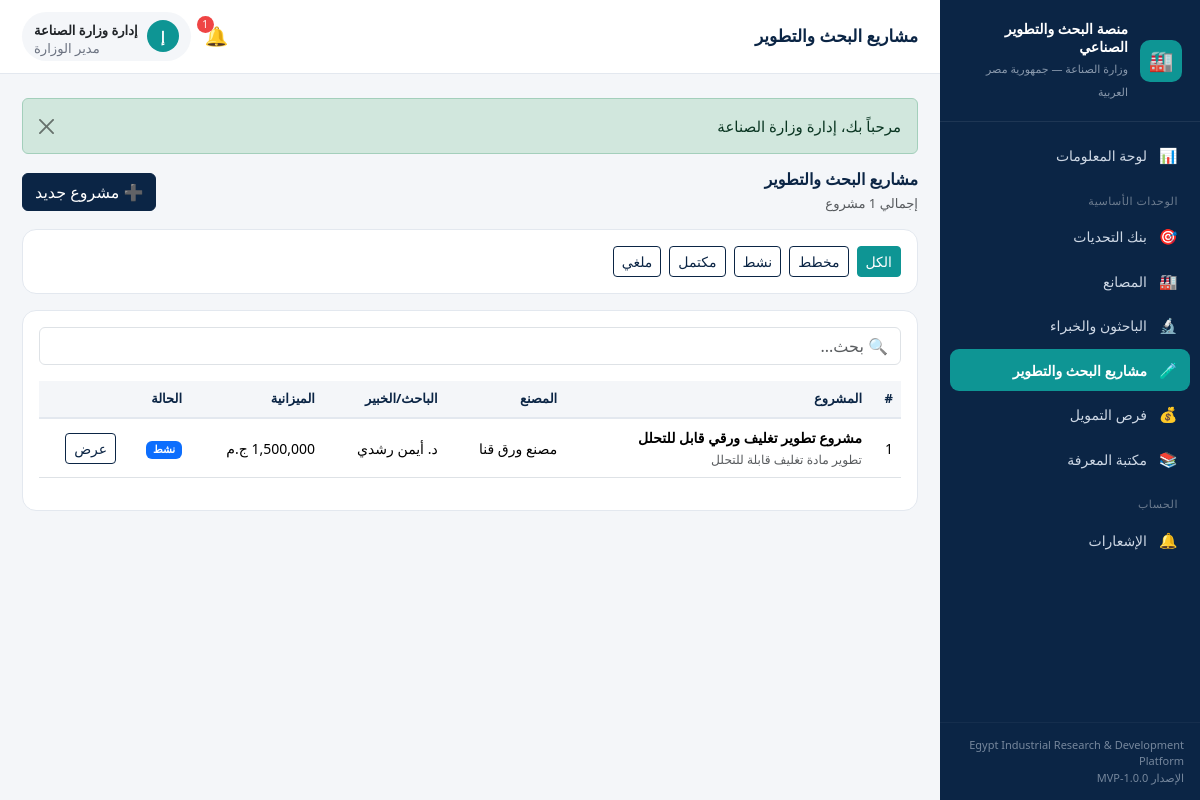
The app's page /public/project (signed in) with its own data.
### tables this page shows
CREATE TABLE `rd_projects` (
  `id`                    INT UNSIGNED NOT NULL AUTO_INCREMENT,
  `challenge_id`          INT UNSIGNED NULL,
  `factory_id`            INT UNSIGNED NULL,
  `researcher_profile_id` INT UNSIGNED NULL,
  `title`                 VARCHAR(220) NOT NULL,
  `start_date`            DATE NULL,
  `end_date`              DATE NULL,
  `budget_estimate`       DECIMAL(15,2) NULL,
  `status`                ENUM('planned','active','completed','cancelled') NOT NULL DEFAULT 'planned',
  `expected_outcome`      TEXT NULL,
  `actual_outcome`        TEXT NULL,
  `created_at`            DATETIME NOT NULL DEFAULT CURRENT_TIMESTAMP,
  PRIMARY KEY (`id`),
  KEY `idx_pr_status` (`status`),
  KEY `idx_pr_challenge` (`challenge_id`),
  KEY `idx_pr_factory` (`factory_id`),
  KEY `idx_pr_profile` (`researcher_profile_id`),
  CONSTRAINT `fk_pr_challenge` FOREIGN KEY (`challenge_id`) REFERENCES `challenges`(`id`) ON DELETE SET NULL,
  CONSTRAINT `fk_pr_factory` FOREIGN KEY (`factory_id`) REFERENCES `factories`(`id`) ON DELETE SET NULL,
  CONSTRAINT `fk_pr_profile` FOREIGN KEY (`researcher_profile_id`) REFERENCES `researcher_profiles`(`id`) ON DELETE SET NULL
);

CREATE TABLE `challenges` (
  `id`               INT UNSIGNED NOT NULL AUTO_INCREMENT,
  `factory_id`       INT UNSIGNED NULL,
  `created_by`       INT UNSIGNED NULL,
  `title`            VARCHAR(220) NOT NULL,
  `description`      TEXT NOT NULL,
  `sector_id`        INT UNSIGNED NULL,
  `priority`         ENUM('low','medium','high') NOT NULL DEFAULT 'medium',
  `expected_impact`  TEXT NULL,
  `needed_expertise` TEXT NULL,
  `status`           ENUM('pending','open','under_review','matched','in_progress','solved','rejected') NOT NULL DEFAULT 'pending',
  `created_at`       DATETIME NOT NULL DEFAULT CURRENT_TIMESTAMP,
  `updated_at`       DATETIME NULL,
  PRIMARY KEY (`id`),
  KEY `idx_ch_status` (`status`),
  KEY `idx_ch_sector` (`sector_id`),
  KEY `idx_ch_factory` (`factory_id`),
  CONSTRAINT `fk_ch_factory` FOREIGN KEY (`factory_id`) REFERENCES `factories`(`id`) ON DELETE SET NULL,
  CONSTRAINT `fk_ch_user` FOREIGN KEY (`created_by`) REFERENCES `users`(`id`) ON DELETE SET NULL,
  CONSTRAINT `fk_ch_sector` FOREIGN KEY (`sector_id`) REFERENCES `sectors`(`id`) ON DELETE SET NULL
);

CREATE TABLE `factories` (
  `id`                  INT UNSIGNED NOT NULL AUTO_INCREMENT,
  `user_id`             INT UNSIGNED NULL,
  `name`                VARCHAR(190) NOT NULL,
  `sector_id`           INT UNSIGNED NULL,
  `governorate_id`      INT UNSIGNED NULL,
  `contact_person`      VARCHAR(150) NULL,
  `email`               VARCHAR(190) NULL,
  `phone`               VARCHAR(40)  NULL,
  `products`            TEXT NULL,
  `main_challenges`     TEXT NULL,
  `energy_usage_level`  ENUM('low','medium','high') NOT NULL DEFAULT 'medium',
  `production_capacity` VARCHAR(190) NULL,
  `created_at`          DATETIME NOT NULL DEFAULT CURRENT_TIMESTAMP,
  PRIMARY KEY (`id`),
  KEY `idx_factories_sector` (`sector_id`),
  KEY `idx_factories_gov` (`governorate_id`),
  KEY `idx_factories_user` (`user_id`),
  CONSTRAINT `fk_factories_user` FOREIGN KEY (`user_id`) REFERENCES `users`(`id`) ON DELETE SET NULL,
  CONSTRAINT `fk_factories_sector` FOREIGN KEY (`sector_id`) REFERENCES `sectors`(`id`) ON DELETE SET NULL,
  CONSTRAINT `fk_factories_gov` FOREIGN KEY (`governorate_id`) REFERENCES `governorates`(`id`) ON DELETE SET NULL
);

CREATE TABLE `researcher_profiles` (
  `id`                 INT UNSIGNED NOT NULL AUTO_INCREMENT,
  `user_id`            INT UNSIGNED NULL,
  `profile_type`       ENUM('researcher','expert') NOT NULL DEFAULT 'researcher',
  `name`               VARCHAR(190) NOT NULL,
  `organization`       VARCHAR(190) NULL,
  `specialization`     VARCHAR(190) NOT NULL,
  `expertise_keywords` TEXT NULL,
  `previous_projects`  TEXT NULL,
  `email`              VARCHAR(190) NULL,
  `phone`              VARCHAR(40)  NULL,
  `governorate_id`     INT UNSIGNED NULL,
  `created_at`         DATETIME NOT NULL DEFAULT CURRENT_TIMESTAMP,
  PRIMARY KEY (`id`),
  KEY `idx_rp_type` (`profile_type`),
  KEY `idx_rp_gov` (`governorate_id`),
  KEY `idx_rp_user` (`user_id`),
  CONSTRAINT `fk_rp_user` FOREIGN KEY (`user_id`) REFERENCES `users`(`id`) ON DELETE SET NULL,
  CONSTRAINT `fk_rp_gov` FOREIGN KEY (`governorate_id`) REFERENCES `governorates`(`id`) ON DELETE SET NULL
);

### app/controllers/ProjectController.php (called while the page is built, shortened)
<?php
class ProjectController extends Controller
{
    public function index(): void
    {
        $projectM = $this->model('RDProject');
        $filters = [];
        $this->view('projects/index', [
            'projects' => $projectM->allWithRefs($filters),
        ]);
    }
}

### app/core/Router.php (called while the page is built, shortened)
<?php
class Router
{
    public function dispatch(): void
    {
        $url = $this->parseUrl();
        $action         = !empty($url[1]) ? $url[1] : 'index';
        $params         = array_slice($url, 2);
        $controller = new $controllerName();
        call_user_func_array([$controller, $action], $params);
    }
    private function parseUrl(): array
    {
        $url = $_GET['url'] ?? '';
        $url = rtrim($url, '/');
        $url = filter_var($url, FILTER_SANITIZE_URL);
        return explode('/', $url);
    }
}

### public/index.php (called while the page is built, shortened)
<?php
require_once APP_PATH . '/core/Database.php';
require_once APP_PATH . '/core/Model.php';
require_once APP_PATH . '/core/Router.php';
require_once APP_PATH . '/helpers/functions.php';
require_once APP_PATH . '/helpers/Auth.php';
$router = new Router();
$router->dispatch();

### app/helpers/Auth.php (called while the page is built, shortened)
<?php
class Auth
{
    public static function user(): ?array
    {
        return $_SESSION['user'] ?? null;
    }
    public static function id(): ?int
    {
        return $_SESSION['user']['id'] ?? null;
    }
    public static function role(): ?string
    {
        return $_SESSION['user']['role'] ?? null;
    }
    public static function isAdmin(): bool
    {
        return self::role() === 'admin';
    }
    public static function roleLabel(?string $role = null): string
    {
        $role = $role ?? self::role();
        return [
            'admin'      => 'مدير الوزارة',
            'factory'    => 'مصنع',
            'researcher' => 'باحث / جامعة',
            'expert'     => 'خبير / استشاري',
            'investor'   => 'مستثمر / جهة تمويل',
        ][$role] ?? $role ?? '';
    }
}

### app/core/Model.php (called while the page is built, shortened)
<?php
abstract class Model
{
    protected PDO $db;
    protected string $table = '';
    public function __construct()
    {
        $this->db = Database::getConnection();
    }
    protected function query(string $sql, array $params = []): array
    {
        $stmt = $this->db->prepare($sql);
        $stmt->execute($params);
        return $stmt->fetchAll();
    }
    protected function scalar(string $sql, array $params = [])
    {
        $stmt = $this->db->prepare($sql);
        $stmt->execute($params);
        return $stmt->fetchColumn();
    }
    public function count(string $where = '', array $params = []): int
    {
        $sql = "SELECT COUNT(*) FROM {$this->table}";
        if ($where !== '') {
            $sql .= " WHERE {$where}";
        }
        return (int) $this->scalar($sql, $params);
    }
}

### app/core/Database.php (called while the page is built)
<?php
class Database
{
    private static ?PDO $instance = null;
    public static function getConnection(): PDO
    {
        if (self::$instance === null) {
            $dsn = sprintf(
                'mysql:host=%s;port=%s;dbname=%s;charset=%s',
                DB_HOST,
                DB_PORT,
                DB_NAME,
                DB_CHARSET
            );
            $options = [
                PDO::ATTR_ERRMODE            => PDO::ERRMODE_EXCEPTION,
                PDO::ATTR_DEFAULT_FETCH_MODE => PDO::FETCH_ASSOC,
                PDO::ATTR_EMULATE_PREPARES   => false,
            ];
            try {
                self::$instance = new PDO($dsn, DB_USER, DB_PASS, $options);
                self::$instance->exec("SET NAMES utf8mb4 COLLATE utf8mb4_unicode_ci");
            } catch (PDOException $e) {
                if (APP_DEBUG) {
                    die('Database connection failed: ' . $e->getMessage());
                }
                die('تعذّر الاتصال بقاعدة البيانات. يرجى مراجعة الإعدادات.');
            }
        }
        return self::$instance;
    }
}

### app/models/RDProject.php (called while the page is built, shortened)
<?php
class RDProject extends Model
{
    public function allWithRefs(array $filters = []): array
    {
        $sql = "SELECT p.*, c.title AS challenge_title, f.name AS factory_name,
                       rp.name AS researcher_name, s.name_ar AS sector_name
                FROM rd_projects p
                LEFT JOIN challenges c ON c.id = p.challenge_id
                LEFT JOIN factories f ON f.id = p.factory_id
                LEFT JOIN researcher_profiles rp ON rp.id = p.researcher_profile_id
                LEFT JOIN sectors s ON s.id = c.sector_id";
        $params = [];
        $sql .= ' ORDER BY p.id DESC';
        return $this->query($sql, $params);
    }
}

### app/models/Notification.php (called while the page is built, shortened)
<?php
class Notification extends Model
{
    public function unreadCount(int $userId): int
    {
        return $this->count('user_id = ? AND is_read = 0', [$userId]);
    }
}

### app/views/projects/index.php (the view)
<?php
$pageTitle = 'مشاريع البحث والتطوير';
?>
<div class="page-head d-flex justify-content-between align-items-center mb-3">
    <div>
        <h2 class="section-title mb-1">مشاريع البحث والتطوير</h2>
        <p class="text-muted small mb-0">إجمالي <?= count($projects) ?> مشروع</p>
    </div>
    <?php if (Auth::isAdmin()): ?>
        <a href="<?= url('project/create') ?>" class="btn btn-primary">➕ مشروع جديد</a>
    <?php endif; ?>
</div>
<div class="card mb-3">
    <div class="card-body d-flex gap-2 flex-wrap">
        <?php $cur = $_GET['status'] ?? ''; ?>
        <a href="<?= url('project') ?>" class="btn btn-sm <?= $cur === '' ? 'btn-teal' : 'btn-outline-navy' ?>">الكل</a>
        <?php foreach (['planned', 'active', 'completed', 'cancelled'] as $st): ?>
            <a href="<?= url('project?status=' . $st) ?>" class="btn btn-sm <?= $cur === $st ? 'btn-teal' : 'btn-outline-navy' ?>"><?= e(project_status_label($st)) ?></a>
        <?php endforeach; ?>
    </div>
</div>
<div class="card">
    <div class="card-body">
        <input type="text" class="form-control mb-3" placeholder="🔍 بحث..." data-table-filter="#projTable">
        <div class="table-responsive">
        <table class="table align-middle" id="projTable">
            <thead><tr><th>#</th><th>المشروع</th><th>المصنع</th><th>الباحث/الخبير</th><th>الميزانية</th><th>الحالة</th><th></th></tr></thead>
            <tbody>
            <?php if (empty($projects)): ?>
                <tr><td colspan="7"><div class="empty-state p-4"><div class="ico">🧪</div><p>لا توجد مشاريع.</p></div></td></tr>
            <?php else: foreach ($projects as $i => $p): ?>
                <tr>
                    <td><?= $i + 1 ?></td>
                    <td><strong><?= e($p['title']) ?></strong><br><small class="text-muted"><?= e($p['challenge_title'] ?? '') ?></small></td>
                    <td><?= e($p['factory_name'] ?? '—') ?></td>
                    <td><?= e($p['researcher_name'] ?? '—') ?></td>
                    <td><?= fmt_money($p['budget_estimate']) ?></td>
                    <td><span class="badge bg-<?= project_status_color($p['status']) ?>"><?= e(project_status_label($p['status'])) ?></span></td>
                    <td><a href="<?= url('project/show/' . $p['id']) ?>" class="btn btn-outline-navy btn-sm">عرض</a></td>
                </tr>
            <?php endforeach; endif; ?>
            </tbody>
        </table>
        </div>
    </div>
</div>

### app/views/partials/topbar.php (shortened to what this page needs)
<?php
$u = Auth::user();
$initial = mb_substr($u['name'] ?? '؟', 0, 1, 'UTF-8');
require_once APP_PATH . '/models/Notification.php';
$unread = (new Notification())->unreadCount(Auth::id());
$pt = $pageTitle ?? 'لوحة المعلومات';
?>
<header class="topbar">
    <div class="d-flex align-items-center gap-2">
        <h1 class="page-title"><?= e($pt) ?></h1>
    </div>
    <div class="topbar-actions">
        <a href="<?= url('notification') ?>" class="bell" title="الإشعارات">
            🔔
            <?php if ($unread > 0): ?>
                <span class="count"><?= $unread > 99 ? '99+' : $unread ?></span>
            <?php endif; ?>
        </a>
        <div class="dropdown">
            <a href="#" class="user-chip text-decoration-none text-dark" data-bs-toggle="dropdown" aria-expanded="false">
                <span class="avatar"><?= e($initial) ?></span>
                <span class="d-none d-md-block text-end">
                    <strong style="font-size:13px"><?= e($u['name']) ?></strong>
                    <small><?= e(Auth::roleLabel()) ?></small>
                </span>
            </a>
        </div>
    </div>
</header>

### public/assets/css/style.css (style rules this page uses)
:root { --eg-navy: #0b2545; --eg-navy-700: #13315c; --eg-teal: #0e9594; --eg-teal-600: #0c807f; --eg-light: #f4f6f9; --eg-gray: #e3e8ef; --eg-text: #1f2937; --eg-muted: #6b7280; --eg-white: #ffffff; --sidebar-w: 260px; }
* { box-sizing: border-box; }
body { font-family: "Segoe UI", "Tahoma", "Cairo", system-ui, -apple-system, sans-serif; background: var(--eg-light); color: var(--eg-text); margin: 0; font-size: 15px; }
a { text-decoration: none; }
.topbar { background: var(--eg-white); border-bottom: 1px solid var(--eg-gray); padding: 12px 22px; display: flex; align-items: center; justify-content: space-between; position: sticky; top: 0; z-index: 1020; }
.topbar .page-title { font-size: 17px; font-weight: 700; color: var(--eg-navy); margin: 0; }
.topbar .topbar-actions { display: flex; align-items: center; gap: 14px; }
.user-chip { display: flex; align-items: center; gap: 9px; background: var(--eg-light); padding: 6px 12px; border-radius: 30px; }
.user-chip .avatar { width: 32px; height: 32px; border-radius: 50%; background: var(--eg-teal); color: #fff; display: flex; align-items: center; justify-content: center; font-weight: 700; font-size: 14px; }
.user-chip small { color: var(--eg-muted); display: block; line-height: 1.1; }
.bell { position: relative; color: var(--eg-navy); font-size: 19px; }
.bell .count { position: absolute; top: -6px; left: -8px; background: #ef4444; color: #fff; font-size: 10px; border-radius: 10px; padding: 1px 5px; min-width: 17px; text-align: center; }
.card { border: 1px solid var(--eg-gray); border-radius: 14px; }
.section-title { font-size: 16px; font-weight: 700; color: var(--eg-navy); margin: 0; }
.btn-primary { background: var(--eg-navy); border-color: var(--eg-navy); }
.btn-teal { background: var(--eg-teal); border-color: var(--eg-teal); color: #fff; }
.btn-outline-navy { color: var(--eg-navy); border-color: var(--eg-navy); }
.table thead th { background: var(--eg-light); color: var(--eg-navy); font-size: 13px; border-bottom: 2px solid var(--eg-gray); }
.table td { vertical-align: middle; font-size: 14px; }

### records on screen
rd_projects: id "1", title "مشروع تطوير تغليف ورقي قابل للتحلل", challenge.title "تطوير مادة تغليف قابلة للتحلل", factory.name "مصنع ورق قنا", researcher_profile.name "د. أيمن رشدي", budget_estimate "1,500,000 ج.م", status "نشط"

### other values on screen
APP_NAME_EN "Egypt Industrial Research & Development Platform"
APP_VERSION "1.0.0-MVP"
$pt "مشاريع البحث والتطوير"
$initial "إ"
$u['name'] "إدارة وزارة الصناعة"
Auth::roleLabel() "مدير الوزارة"
$msg "مرحباً بك، إدارة وزارة الصناعة"
project_status_label($st) "مخطط"
project_status_label($st) "نشط"
project_status_label($st) "مكتمل"
project_status_label($st) "ملغي"
